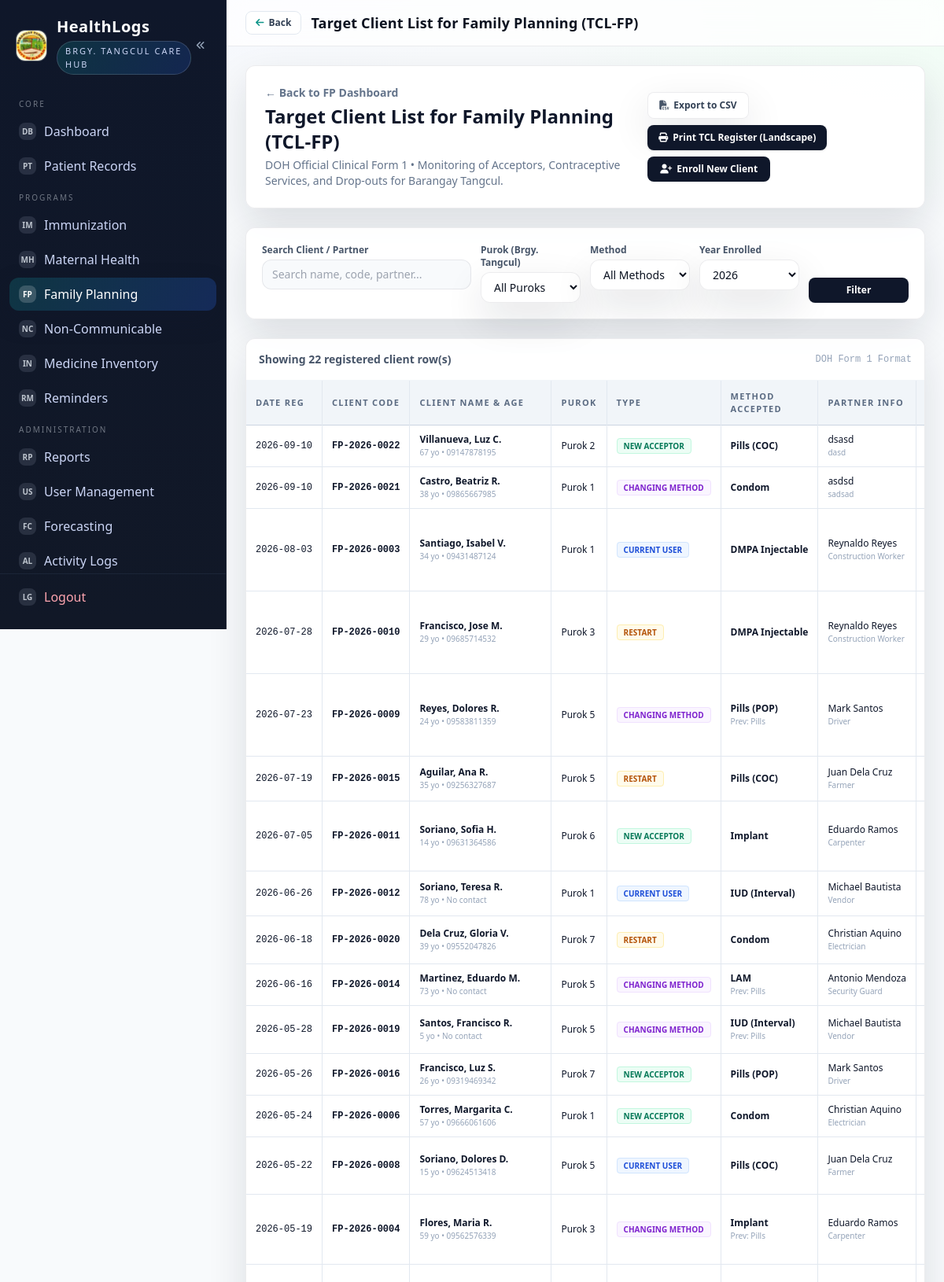
Page /public/family_planning/tcl.php (signed in, upper part) on the committed database.
### tables this page shows
CREATE TABLE IF NOT EXISTS fp_records (
  id BIGINT UNSIGNED AUTO_INCREMENT PRIMARY KEY,
  patient_id BIGINT UNSIGNED NOT NULL,
  client_code VARCHAR(40) NOT NULL UNIQUE,
  registration_date DATE NOT NULL,
  client_type ENUM('new_acceptor', 'current_user', 'restart', 'changing_method', 'changing_clinic') NOT NULL DEFAULT 'new_acceptor',
  method_accepted ENUM(
    'pills_coc', 
    'pills_pop', 
    'injectable_dmpa', 
    'implant', 
    'iud_interval', 
    'iud_postpartum', 
    'condom', 
    'btl', 
    'nsv', 
    'natural_lam', 
    'natural_sdm', 
    'natural_stm', 
    'other'
  ) NOT NULL DEFAULT 'pills_coc',
  source ENUM('public', 'private') NOT NULL DEFAULT 'public',
  previous_method VARCHAR(80) NULL,
  partner_name VARCHAR(120) NULL,
  partner_occupation VARCHAR(100) NULL,
  num_living_children INT UNSIGNED DEFAULT 0,
  plan_more_children ENUM('yes', 'no', 'undecided') DEFAULT 'undecided',
  drop_out_reason ENUM('side_effects', 'medical_reasons', 'desire_pregnancy', 'loss_to_follow_up', 'relocation', 'other') NULL DEFAULT NULL,
  drop_out_date DATE NULL DEFAULT NULL,
  status ENUM('active', 'inactive', 'dropped_out') NOT NULL DEFAULT 'active',
  remarks TEXT NULL,
  created_at DATETIME NOT NULL DEFAULT CURRENT_TIMESTAMP,
  updated_at DATETIME NULL ON UPDATE CURRENT_TIMESTAMP,
  CONSTRAINT fk_fp_records_patient FOREIGN KEY (patient_id) REFERENCES patients(id) ON DELETE CASCADE,
  INDEX idx_fp_records_status (status),
  INDEX idx_fp_records_method (method_accepted),
  INDEX idx_fp_records_patient (patient_id)
);

CREATE TABLE patients (
  id BIGINT UNSIGNED AUTO_INCREMENT PRIMARY KEY,
  household_id BIGINT UNSIGNED NULL,
  philhealth_no VARCHAR(30) NULL,
  national_id VARCHAR(30) NULL,
  first_name VARCHAR(80) NOT NULL,
  middle_name VARCHAR(80) NULL,
  last_name VARCHAR(80) NOT NULL,
  suffix VARCHAR(10) NULL,
  sex ENUM('male','female') NOT NULL,
  birth_date DATE NOT NULL,
  blood_type VARCHAR(5) NULL,
  contact_no VARCHAR(30) NULL,
  email VARCHAR(120) NULL,
  address_line VARCHAR(255) NULL,
  barangay VARCHAR(120) NOT NULL,
  city_municipality VARCHAR(120) NOT NULL,
  province VARCHAR(120) NOT NULL,
  status ENUM('active','inactive','deceased') NOT NULL DEFAULT 'active',
  created_at DATETIME NOT NULL DEFAULT CURRENT_TIMESTAMP,
  updated_at DATETIME NULL ON UPDATE CURRENT_TIMESTAMP,
  CONSTRAINT fk_patients_household FOREIGN KEY (household_id) REFERENCES households(id)
);

### app/Core/FlashHelper.php (called while the page is built, shortened)
<?php
if (!function_exists('h')) {
    function h($value): string {
        return htmlspecialchars((string)$value, ENT_QUOTES, 'UTF-8');
    }
}

### public/family_planning/tcl.php (the view, shortened to what this page needs)
<?php
require __DIR__ . '/../partials/bootstrap.php';
$q = trim($_GET['q'] ?? '');
$yearFilter = trim($_GET['year'] ?? date('Y'));
$whereClauses = ["1=1"];
$params = [];
if ($yearFilter !== 'all' && is_numeric($yearFilter)) {
    $whereClauses[] = "YEAR(r.registration_date) = ?";
    $params[] = (int)$yearFilter;
}
$whereSql = implode(' AND ', $whereClauses);
$sql = "
    SELECT r.*, p.first_name, p.last_name, p.middle_name, p.birth_date, p.barangay, p.address_line, p.contact_no, p.sex,
           TIMESTAMPDIFF(YEAR, p.birth_date, CURDATE()) AS age
    FROM fp_records r
    JOIN patients p ON p.id = r.patient_id
    WHERE {$whereSql}
    ORDER BY r.registration_date DESC, r.id DESC
";
$stmt = $pdo->prepare($sql);
$stmt->execute($params);
$records = $stmt->fetchAll(PDO::FETCH_ASSOC);
function tcl_method_name(?string $m): string {
    $labels = [
        'pills_coc' => 'Pills (COC)',
        'pills_pop' => 'Pills (POP)',
        'injectable_dmpa' => 'DMPA Injectable',
        'implant' => 'Implant',
        'iud_interval' => 'IUD (Interval)',
        'iud_postpartum' => 'IUD (Postpartum)',
        'condom' => 'Condom',
        'btl' => 'BTL',
        'nsv' => 'NSV',
        'natural_lam' => 'LAM',
        'natural_sdm' => 'SDM',
        'natural_stm' => 'STM',
    ];
    return $labels[$m] ?? ucwords(str_replace('_', ' ', (string)$m));
}
require __DIR__ . '/../partials/header.php';
?>
<div class="bg-white p-4 sm:p-6 rounded-xl shadow mb-6 print:hidden">
  <div class="flex flex-col gap-4 md:flex-row md:items-center md:justify-between">
    <div>
      <div class="text-sm text-slate-500 font-semibold">
        <a href="/HealthLogs/public/family_planning.php" class="text-slate-500 hover:text-slate-800 hover:underline">&larr; Back to FP Dashboard</a>
      </div>
      <div class="text-2xl font-bold text-slate-900 mt-1">Target Client List for Family Planning (TCL-FP)</div>
      <p class="text-sm text-slate-500 mt-1">DOH Official Clinical Form 1 &bull; Monitoring of Acceptors, Contraceptive Services, and Drop-outs for Barangay Tangcul.</p>
    </div>
    <div class="flex flex-wrap items-center gap-2">
      <?php
        $exportQuery = $_GET;
        $exportQuery['export'] = 'csv';
      ?>
      <a href="?<?= http_build_query($exportQuery) ?>" class="inline-flex items-center px-3.5 py-2 rounded-lg border border-slate-300 bg-white text-slate-700 hover:bg-slate-50 text-xs font-semibold shadow-xs transition">
        <i class="fas fa-file-csv mr-1.5 text-slate-600"></i> Export to CSV
      </a>
      <button type="button" onclick="window.print()" class="inline-flex items-center px-3.5 py-2 rounded-lg bg-slate-900 hover:bg-slate-800 text-white text-xs font-semibold shadow transition">
        <i class="fas fa-print mr-1.5"></i> Print TCL Register (Landscape)
      </button>
      <button type="button" onclick="openEnrollModal()" class="inline-flex items-center px-4 py-2 rounded-lg bg-slate-900 hover:bg-slate-800 text-white text-xs font-semibold shadow-xs transition">
        <i class="fas fa-user-plus mr-1.5 text-xs"></i> Enroll New Client
      </button>
    </div>
  </div>
</div>
<div class="bg-white rounded-xl shadow p-4 sm:p-5 mb-6 print:hidden">
  <form method="GET" class="grid grid-cols-1 sm:grid-cols-2 lg:grid-cols-6 gap-3">
    <div class="lg:col-span-2">
      <label class="block text-xs font-semibold text-slate-600 mb-1">Search Client / Partner</label>
      <input type="text" name="q" value="<?= h($q) ?>" placeholder="Search name, code, partner..." class="w-full border rounded-lg px-3 py-2 text-sm focus:ring-2 focus:ring-slate-400" />
    </div>
    <div>
      <label class="block text-xs font-semibold text-slate-600 mb-1">Purok (Brgy. Tangcul)</label>
      <select name="barangay" class="w-full border rounded-lg px-3 py-2 text-sm bg-white">
        <option value="">All Puroks</option>
      </select>
    </div>
    <div>
      <label class="block text-xs font-semibold text-slate-600 mb-1">Method</label>
      <select name="method" class="w-full border rounded-lg px-3 py-2 text-sm bg-white">
        <option value="">All Methods</option>
      </select>
    </div>
    <div>
      <label class="block text-xs font-semibold text-slate-600 mb-1">Year Enrolled</label>
      <select name="year" class="w-full border rounded-lg px-3 py-2 text-sm bg-white">
        <?php for ($y = (int)date('Y'); $y >= (int)date('Y') - 4; $y--): ?>
          <option value="<?= $y ?>" <?= (string)$yearFilter === (string)$y ? 'selected' : '' ?>><?= $y ?></option>
        <?php endfor; ?>
      </select>
    </div>
    <div class="flex items-end gap-2">
      <button type="submit" class="w-full bg-slate-900 text-white px-4 py-2 rounded-lg text-xs font-semibold hover:bg-slate-800 transition">
        Filter
      </button>
    </div>
  </form>
</div>
<div class="bg-white rounded-xl shadow overflow-hidden">
  <div class="p-4 border-b border-slate-100 flex items-center justify-between print:hidden">
    <div class="text-sm text-slate-600 font-semibold">
      Showing <strong><?= count($records) ?></strong> registered client row(s)
    </div>
    <span class="text-xs text-slate-400 font-mono">DOH Form 1 Format</span>
  </div>
  <?php if (empty($records)): ?>
    <div class="text-center py-12 bg-slate-50">
      <i class="fas fa-table text-3xl text-slate-400 mb-2"></i>
      <p class="text-sm font-semibold text-slate-700">No Target Client List records found for the selected criteria.</p>
      <p class="text-xs text-slate-500 mt-1">Adjust filters or enroll clients to populate the TCL sheet.</p>
    </div>
  <?php else: ?>
    <div class="overflow-x-auto">
      <table class="w-full tcl-table screen-tcl-table text-left text-xs min-w-[1200px] border-collapse">
        <thead>
          <tr class="bg-slate-100 border-b border-slate-300 text-slate-700 text-[11px] uppercase tracking-wider">
            <th class="py-3 px-3 font-semibold border-r border-slate-200">Date Reg</th>
            <th class="py-3 px-3 font-semibold border-r border-slate-200">Client Code</th>
            <th class="py-3 px-3 font-semibold border-r border-slate-200 min-w-[180px]">Client Name &amp; Age</th>
            <th class="py-3 px-3 font-semibold border-r border-slate-200">Purok</th>
            <th class="py-3 px-3 font-semibold border-r border-slate-200">Type</th>
            <th class="py-3 px-3 font-semibold border-r border-slate-200">Method Accepted</th>
            <th class="py-3 px-3 font-semibold border-r border-slate-200">Partner Info</th>
            <th class="py-3 px-3 font-semibold border-r border-slate-200 text-center">Living Kids</th>
          </tr>
        </thead>
        <tbody class="divide-y divide-slate-200 text-slate-700">
          <?php foreach ($records as $r):
          ?>
            <tr class="hover:bg-slate-50 transition">
              <td class="py-2.5 px-3 whitespace-nowrap font-mono text-slate-600 border-r border-slate-200">
                <?= h($r['registration_date']) ?>
              </td>
              <td class="py-2.5 px-3 whitespace-nowrap font-mono font-semibold text-slate-800 border-r border-slate-200">
                <a href="/HealthLogs/public/family_planning/visits/index.php?record_id=<?= $r['id'] ?>" class="hover:underline hover:text-slate-950">
                  <?= h($r['client_code']) ?>
                </a>
              </td>
              <td class="py-2.5 px-3 whitespace-nowrap border-r border-slate-200">
                <div class="font-bold text-slate-900">
                  <?= h($r['last_name'] . ', ' . $r['first_name']) ?>
                  <?php if (!empty($r['middle_name'])): ?><?= h(' ' . substr($r['middle_name'], 0, 1) . '.') ?><?php endif; ?>
                </div>
                <div class="text-[10px] text-slate-400">
                  <?= (int)$r['age'] ?> yo &bull; <?= h($r['contact_no'] ?: 'No contact') ?>
                </div>
              </td>
              <td class="py-2.5 px-3 whitespace-nowrap border-r border-slate-200 text-slate-600">
                <?= h($r['barangay'] ?: '—') ?>
              </td>
              <td class="py-2.5 px-3 whitespace-nowrap border-r border-slate-200 uppercase font-semibold text-[10px]">
                <?php
                  $typeBadges = [
                      'new_acceptor' => 'text-emerald-700 bg-emerald-50 border border-emerald-200/60',
                      'current_user' => 'text-blue-700 bg-blue-50 border border-blue-200/60',
                      'restart' => 'text-amber-700 bg-amber-50 border border-amber-200/60',
                      'changing_method' => 'text-purple-700 bg-purple-50 border border-purple-200/60',
                      'changing_clinic' => 'text-indigo-700 bg-indigo-50 border border-indigo-200/60',
                  ];
                  $badge = $typeBadges[$r['client_type']] ?? 'text-slate-700 bg-slate-50 border border-slate-200';
                ?>
                <span class="px-2 py-0.5 rounded <?= $badge ?>">
                  <?= h(str_replace('_', ' ', $r['client_type'])) ?>
                </span>
              </td>
              <td class="py-2.5 px-3 whitespace-nowrap border-r border-slate-200 font-semibold text-slate-900">
                <?= tcl_method_name($r['method_accepted']) ?>
                <?php if (!empty($r['previous_method'])): ?>
                  <div class="text-[10px] text-slate-400 font-normal">Prev: <?= h($r['previous_method']) ?></div>
                <?php endif; ?>
              </td>
              <td class="py-2.5 px-3 whitespace-nowrap border-r border-slate-200 text-slate-600">
                <div><?= h($r['partner_name'] ?: '—') ?></div>
                <div class="text-[10px] text-slate-400"><?= h($r['partner_occupation'] ?: '') ?></div>
              </td>
              <td class="py-2.5 px-3 whitespace-nowrap border-r border-slate-200 text-center font-bold">
              </td>
            </tr>
          <?php endforeach; ?>
        </tbody>
      </table>
    </div>
  <?php endif; ?>
</div>
<?php require __DIR__ . '/../partials/footer.php'; ?>

### public/partials/header.php (style rules this page uses)
:root { --bg-1: #eef2ff; --bg-2: #f0fdf4; --ink: #0b1220; --muted: #5b6b82; --accent: #0ea5a4; --accent-2: #2563eb; --card: rgba(255, 255, 255, 0.92); --line: rgba(15, 23, 42, 0.08); --shadow: 0 20px 50px rgba(15, 23, 42, 0.12); }
html, body { height: 100%; padding: 0; margin: 0; }
body.app-body { font-family: 'IBM Plex Sans', ui-sans-serif, system-ui, sans-serif; color: var(--ink); background: radial-gradient(1200px 600px at 10% -10%, var(--bg-1), transparent 60%), radial-gradient(1000px 500px at 100% 0%, var(--bg-2), transparent 55%), #f8fafc; margin: 0; }
.app-content .bg-white { background: var(--card); border: 1px solid var(--line); box-shadow: var(--shadow); }
.app-content table { border-collapse: collapse; width: 100%; }
.app-content thead { background: rgba(148, 163, 184, 0.15); }
.app-content th { font-size: 11px; text-transform: uppercase; letter-spacing: 0.12em; color: var(--muted); }
.app-content td { color: #0f172a; }
.app-content input, .app-content select, .app-content textarea { background: rgba(248, 250, 252, 0.9); border: 1px solid var(--line); border-radius: 12px; }
.overflow-x-auto { -webkit-overflow-scrolling: touch; }

### rows in the picture
fp_records: registration_date "2026-09-10", client_code "FP-2026-0022", patient.first_name "Villanueva, Luz", patient.middle_name "C.", age "67", patient.contact_no "09147878195", patient.barangay "Purok 2", client_type "NEW ACCEPTOR", method_accepted "Pills (COC)", partner_name "dsasd", partner_occupation "dasd"
fp_records: registration_date "2026-09-10", client_code "FP-2026-0021", patient.first_name "Castro, Beatriz", patient.middle_name "R.", age "38", patient.contact_no "09865667985", patient.barangay "Purok 1", client_type "CHANGING METHOD", method_accepted "Condom", partner_name "asdsd", partner_occupation "sadsad"
fp_records: registration_date "2026-08-03", client_code "FP-2026-0003", patient.first_name "Santiago, Isabel", patient.middle_name "V.", age "34", patient.contact_no "09431487124", patient.barangay "Purok 1", client_type "CURRENT USER", method_accepted "DMPA Injectable", partner_name "Reynaldo Reyes", partner_occupation "Construction Worker"
fp_records: registration_date "2026-07-28", client_code "FP-2026-0010", patient.first_name "Francisco, Jose", patient.middle_name "M.", age "29", patient.contact_no "09685714532", patient.barangay "Purok 3", client_type "RESTART", method_accepted "DMPA Injectable", partner_name "Reynaldo Reyes", partner_occupation "Construction Worker"
fp_records: registration_date "2026-07-23", client_code "FP-2026-0009", patient.first_name "Reyes, Dolores", patient.middle_name "R.", age "24", patient.contact_no "09583811359", patient.barangay "Purok 5", client_type "CHANGING METHOD", method_accepted "Pills (POP)", previous_method "Pills", partner_name "Mark Santos", partner_occupation "Driver"
fp_records: registration_date "2026-07-19", client_code "FP-2026-0015", patient.first_name "Aguilar, Ana", patient.middle_name "R.", age "35", patient.contact_no "09256327687", patient.barangay "Purok 5", client_type "RESTART", method_accepted "Pills (COC)", partner_name "Juan Dela Cruz", partner_occupation "Farmer"
fp_records: registration_date "2026-07-05", client_code "FP-2026-0011", patient.first_name "Soriano, Sofia", patient.middle_name "H.", age "14", patient.contact_no "09631364586", patient.barangay "Purok 6", client_type "NEW ACCEPTOR", method_accepted "Implant", partner_name "Eduardo Ramos", partner_occupation "Carpenter"
fp_records: registration_date "2026-06-26", client_code "FP-2026-0012", patient.first_name "Soriano, Teresa", patient.middle_name "R.", age "78", patient.contact_no "No contact", patient.barangay "Purok 1", client_type "CURRENT USER", method_accepted "IUD (Interval)", partner_name "Michael Bautista", partner_occupation "Vendor"
fp_records: registration_date "2026-06-18", client_code "FP-2026-0020", patient.first_name "Dela Cruz, Gloria", patient.middle_name "V.", age "39", patient.contact_no "09552047826", patient.barangay "Purok 7", client_type "RESTART", method_accepted "Condom", partner_name "Christian Aquino", partner_occupation "Electrician"
fp_records: registration_date "2026-06-16", client_code "FP-2026-0014", patient.first_name "Martinez, Eduardo", patient.middle_name "M.", age "73", patient.contact_no "No contact", patient.barangay "Purok 5", client_type "CHANGING METHOD", method_accepted "LAM", previous_method "Pills", partner_name "Antonio Mendoza", partner_occupation "Security Guard"
fp_records: registration_date "2026-05-28", client_code "FP-2026-0019", patient.first_name "Santos, Francisco", patient.middle_name "R.", age "5", patient.contact_no "No contact", patient.barangay "Purok 5", client_type "CHANGING METHOD", method_accepted "IUD (Interval)", previous_method "Pills", partner_name "Michael Bautista", partner_occupation "Vendor"
fp_records: registration_date "2026-05-26", client_code "FP-2026-0016", patient.first_name "Francisco, Luz", patient.middle_name "S.", age "26", patient.contact_no "09319469342", patient.barangay "Purok 7", client_type "NEW ACCEPTOR", method_accepted "Pills (POP)", partner_name "Mark Santos", partner_occupation "Driver"
fp_records: registration_date "2026-05-24", client_code "FP-2026-0006", patient.first_name "Torres, Margarita", patient.middle_name "C.", age "57", patient.contact_no "09666061606", patient.barangay "Purok 1", client_type "NEW ACCEPTOR", method_accepted "Condom", partner_name "Christian Aquino", partner_occupation "Electrician"
fp_records: registration_date "2026-05-22", client_code "FP-2026-0008", patient.first_name "Soriano, Dolores", patient.middle_name "D.", age "15", patient.contact_no "09624513418", patient.barangay "Purok 5", client_type "CURRENT USER", method_accepted "Pills (COC)", partner_name "Juan Dela Cruz", partner_occupation "Farmer"
fp_records: registration_date "2026-05-19", client_code "FP-2026-0004", patient.first_name "Flores, Maria", patient.middle_name "R.", age "59", patient.contact_no "09562576339", patient.barangay "Purok 3", client_type "CHANGING METHOD", method_accepted "Implant", previous_method "Pills", partner_name "Eduardo Ramos", partner_occupation "Carpenter"

### other values in the picture
$pageTitle "Target Client List for Family Planning (TCL-FP)"
count($records) "22"
form field year "2026"
